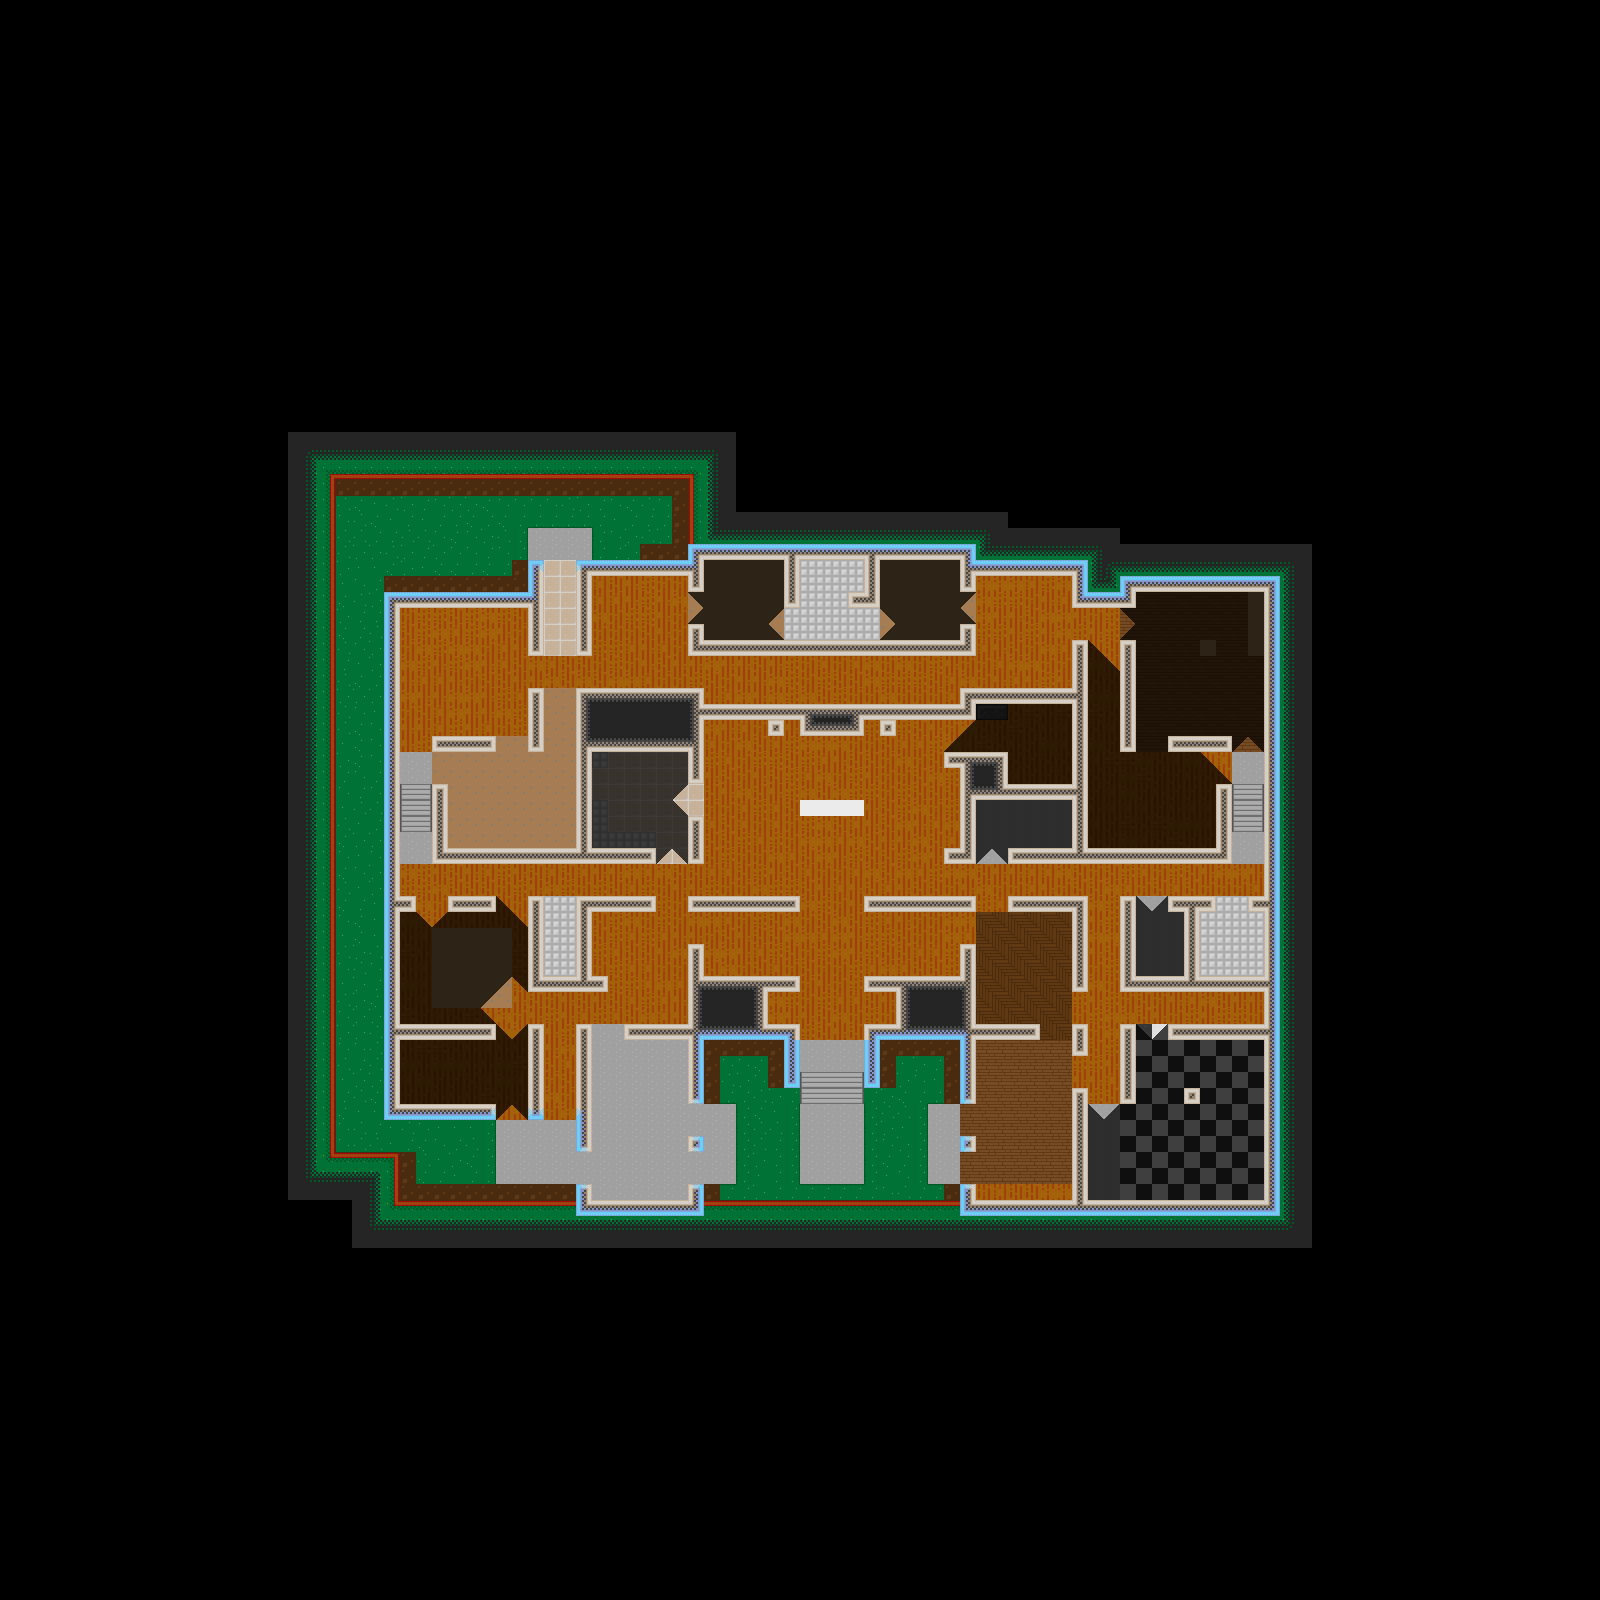

This is a level from a 2D game, rendered from its Tiled map with the project's own tilesets. A one-line summary and the map file follow, with tile-layer data summarised:
An orthogonal 100x100 tile map with 16x16 px tiles, 13 tile layers (FloorWalls, Interactibles, kitchen, garage, ...), 4 tilesets and 515 objects (player1Spawn, player2Spawn, player3Spawn, player4Spawn).

<map version="1.2" tiledversion="1.2.1" orientation="orthogonal" renderorder="right-down" width="100" height="100" tilewidth="16" tileheight="16" infinite="0" nextlayerid="28" nextobjectid="776">
 <tileset firstgid="1" source="Test.tsx" />
 <tileset firstgid="241" source="Test2.tsx" />
 <tileset firstgid="481" source="doorsHorizontal.tsx" />
 <tileset firstgid="489" source="doorsVertical.tsx" />
 <layer id="1" name="FloorWalls" width="100" height="100">
  <data>[10000 cells, 3041 non-empty, 129 distinct tile ids]</data>
 </layer>
 <layer id="2" name="Interactibles" width="100" height="100">
  <data>[10000 cells, 0 non-empty, 0 distinct tile ids]</data>
 </layer>
 <objectgroup id="10" name="FloorDecorations">
  <object id="524" gid="71" x="1004.8" y="1106.9" width="26.6667" height="26.6667" rotation="-43.9384" />
  <object id="525" gid="72" x="1024" y="1088.4" width="26.6667" height="26.6667" rotation="-43.9384" />
  <object id="526" gid="83" x="1023.3" y="1126.1" width="26.6667" height="26.6667" rotation="-43.9384" />
  <object id="527" gid="84" x="1042.5" y="1107.6" width="26.6667" height="26.6667" rotation="-43.9384" />
  <object id="528" gid="95" x="1041.8" y="1145.31" width="26.6667" height="26.6667" rotation="-43.9384" />
  <object id="529" gid="96" x="1061.01" y="1126.8" width="26.6667" height="26.6667" rotation="-43.9384" />
  <object id="562" gid="1073742293" x="1040.04" y="1050.04" width="16" height="16" />
  <object id="563" gid="1073742294" x="1056" y="1050" width="16" height="16" />
  <object id="564" gid="205" x="992" y="1181" width="16" height="16" />
  <object id="565" gid="206" x="1008" y="1181" width="16" height="16" />
  <object id="566" gid="206" x="1024" y="1181" width="16" height="16" />
  <object id="567" gid="207" x="1040" y="1181" width="16" height="16" />
  <object id="612" gid="54" x="1219" y="958" width="16" height="16" />
  <object id="678" gid="205" x="511" y="888" width="16" height="16" />
  <object id="679" gid="206" x="527" y="888" width="16" height="16" />
  <object id="680" gid="206" x="543" y="888" width="16" height="16" />
  <object id="681" gid="206" x="559" y="888" width="16" height="16" />
  <object id="682" gid="206" x="575" y="888" width="16" height="16" />
  <object id="683" gid="206" x="591" y="888" width="16" height="16" />
  <object id="684" gid="206" x="607" y="888" width="16" height="16" />
  <object id="685" gid="206" x="623" y="888" width="16" height="16" />
  <object id="686" gid="206" x="639" y="888" width="16" height="16" />
  <object id="687" gid="207" x="655" y="888" width="16" height="16" />
  <object id="688" gid="205" x="1025" y="888" width="16" height="16" />
  <object id="689" gid="206" x="1041" y="888" width="16" height="16" />
  <object id="690" gid="206" x="1057" y="888" width="16" height="16" />
  <object id="691" gid="206" x="1073" y="888" width="16" height="16" />
  <object id="692" gid="206" x="1089" y="888" width="16" height="16" />
  <object id="693" gid="206" x="1105" y="888" width="16" height="16" />
  <object id="694" gid="206" x="1121" y="888" width="16" height="16" />
  <object id="695" gid="206" x="1137" y="888" width="16" height="16" />
  <object id="696" gid="206" x="1153" y="888" width="16" height="16" />
  <object id="697" gid="207" x="1169" y="888" width="16" height="16" />
 </objectgroup>
 <objectgroup id="5" name="Game Objects">
  <object id="11" gid="89" x="768" y="1056" width="16" height="16" />
  <object id="12" gid="76" x="752" y="1056" width="16" height="16" />
  <object id="13" gid="76" x="736" y="1056" width="16" height="16" />
  <object id="14" gid="76" x="720" y="1056" width="16" height="16" />
  <object id="15" gid="88" x="704" y="1056" width="16" height="16" />
  <object id="16" gid="77" x="704" y="1072" width="16" height="16" />
  <object id="17" gid="77" x="704" y="1088" width="16" height="16" />
  <object id="18" gid="103" x="704" y="1104" width="16" height="16" />
  <object id="19" gid="103" x="768" y="1088" width="16" height="16" />
  <object id="20" gid="77" x="768" y="1072" width="16" height="16" />
  <object id="21" gid="77" x="880" y="1072" width="16" height="16" />
  <object id="22" gid="103" x="880" y="1088" width="16" height="16" />
  <object id="23" gid="88" x="880" y="1056" width="16" height="16" />
  <object id="24" gid="103" x="944" y="1104" width="16" height="16" />
  <object id="25" gid="77" x="944" y="1072" width="16" height="16" />
  <object id="26" gid="77" x="944" y="1088" width="16" height="16" />
  <object id="27" gid="76" x="928" y="1056" width="16" height="16" />
  <object id="28" gid="76" x="896" y="1056" width="16" height="16" />
  <object id="29" gid="76" x="912" y="1056" width="16" height="16" />
  <object id="30" gid="89" x="944" y="1056" width="16" height="16" />
  <object id="31" gid="78" x="941.65" y="1187.43" width="16" height="16" rotation="-291.176" />
  <object id="32" gid="78" x="702.625" y="1198.33" width="16" height="16" rotation="10.956" />
  <object id="33" gid="78" x="704" y="1152" width="16" height="16" />
  <object id="34" gid="78" x="941.412" y="1140.01" width="16" height="16" rotation="-294.37" />
  <object id="41" gid="77" x="400" y="1184" width="16" height="16" />
  <object id="58" gid="65" x="1135" y="793" width="18" height="18" />
  <object id="59" gid="66" x="1153" y="793" width="18" height="18" />
  <object id="63" gid="78" x="1086" y="849" width="16" height="16" />
  <object id="65" gid="78" x="590.276" y="914.218" width="16" height="16" rotation="75.737" />
  <object id="66" gid="78" x="512" y="624" width="16" height="16" />
  <object id="67" gid="78" x="592" y="592" width="16" height="16" />
  <object id="68" gid="78" x="672" y="592" width="16" height="16" />
  <object id="69" gid="78" x="946" y="706" width="16" height="16" />
  <object id="70" gid="78" x="702" y="706" width="16" height="16" />
  <object id="72" gid="78" x="1251" y="688" width="16" height="16" />
  </objectgroup>
 <objectgroup id="9" name="Decorations">
  <!-- 141 objects omitted --></objectgroup>
 <layer id="14" name="kitchen" width="100" height="100">
  <data>[10000 cells, 38 non-empty, 4 distinct tile ids]</data>
 </layer>
 <layer id="15" name="garage" width="100" height="100">
  <data>[10000 cells, 99 non-empty, 3 distinct tile ids]</data>
 </layer>
 <layer id="16" name="storage" width="100" height="100">
  <data>[10000 cells, 14 non-empty, 3 distinct tile ids]</data>
 </layer>
 <layer id="17" name="masterBedroom" width="100" height="100">
  <data>[10000 cells, 78 non-empty, 4 distinct tile ids]</data>
 </layer>
 <layer id="18" name="kidRoomRight" width="100" height="100">
  <data>[10000 cells, 27 non-empty, 5 distinct tile ids]</data>
 </layer>
 <layer id="19" name="kidRoomLeft" width="100" height="100">
  <data>[10000 cells, 27 non-empty, 5 distinct tile ids]</data>
 </layer>
 <layer id="20" name="laundryRoom" width="100" height="100">
  <data>[10000 cells, 36 non-empty, 5 distinct tile ids]</data>
 </layer>
 <layer id="21" name="pantry" width="100" height="100">
  <data>[10000 cells, 29 non-empty, 2 distinct tile ids]</data>
 </layer>
 <layer id="22" name="mediaRoom" width="100" height="100">
  <data>[10000 cells, 62 non-empty, 2 distinct tile ids]</data>
 </layer>
 <layer id="23" name="emptyRoom" width="100" height="100">
  <data>[10000 cells, 53 non-empty, 5 distinct tile ids]</data>
 </layer>
 <layer id="27" name="Tile Layer 13" width="100" height="100">
  <data>[10000 cells, 20 non-empty, 3 distinct tile ids]</data>
 </layer>
 <objectgroup id="24" name="Doors">
  <!-- 58 objects omitted --></objectgroup>
 <objectgroup id="25" name="RedDoors">
  <!-- 37 objects omitted --></objectgroup>
 <objectgroup id="3" name="Object Layer 1">
  <!-- 26 objects omitted --></objectgroup>
</map>
<!-- 447 of 515 objects omitted -->
